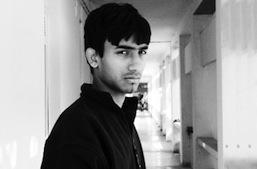
#> input picture Composite_operation/comp_foreground.jpg, 257 x 169 px
$ python composition.py
#> lines starting #> are read from the running program, lines starting #| are printed output that depends on the picture
import cv2
import numpy as np

# Read the images
foreground = cv2.imread('comp_foreground.jpg')
#> foreground is the input picture: shape (169, 257, 3); min 0, max 255, mean 150.8
background = cv2.imread('comp_background.jpg')
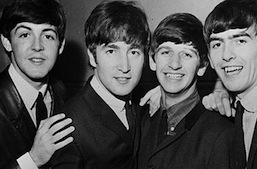
#> input picture Composite_operation/comp_background.jpg, 257 x 169 px
#> background is the input picture: shape (169, 257, 3); min 0, max 238, mean 75.7
alpha = cv2.imread('comp_mask.jpg')
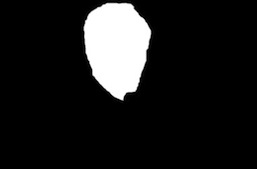
#> input picture Composite_operation/comp_mask.jpg, 257 x 169 px
#> alpha is the input picture: shape (169, 257, 3); min 0, max 255, mean 28.2
# Convert uint8 to float
foreground = foreground.astype(float)
background = background.astype(float)

# Normalize the alpha mask to keep intensities 0 and 1
alpha = alpha.astype(float)/255
# Multiply the foreground with the alpha matte
foreground = cv2.multiply(alpha,foreground)
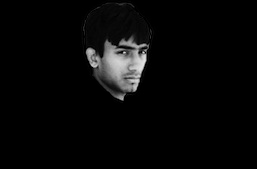
#> foreground: shape (169, 257, 3) float64; min 0, max 226, mean 7.7
# Multiply the background with the alpha matte
background = cv2.multiply(1.0 - alpha, background)
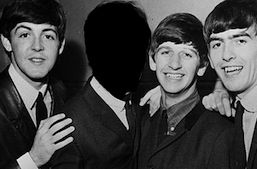
#> background: shape (169, 257, 3) float64; min 0, max 238, mean 65.2
# Add the masked foreground and background
out_image = cv2.add(foreground, background).astype(np.uint8)
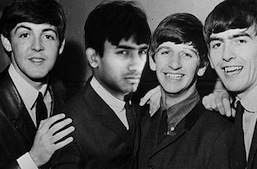
#> out_image: shape (169, 257, 3); min 0, max 238, mean 72.9
# Display image
cv2.imshow('out_image', out_image)
#cv2.imwrite('composite.jpg',out_image)
cv2.waitKey(0)
cv2.destroyAllWindows()
